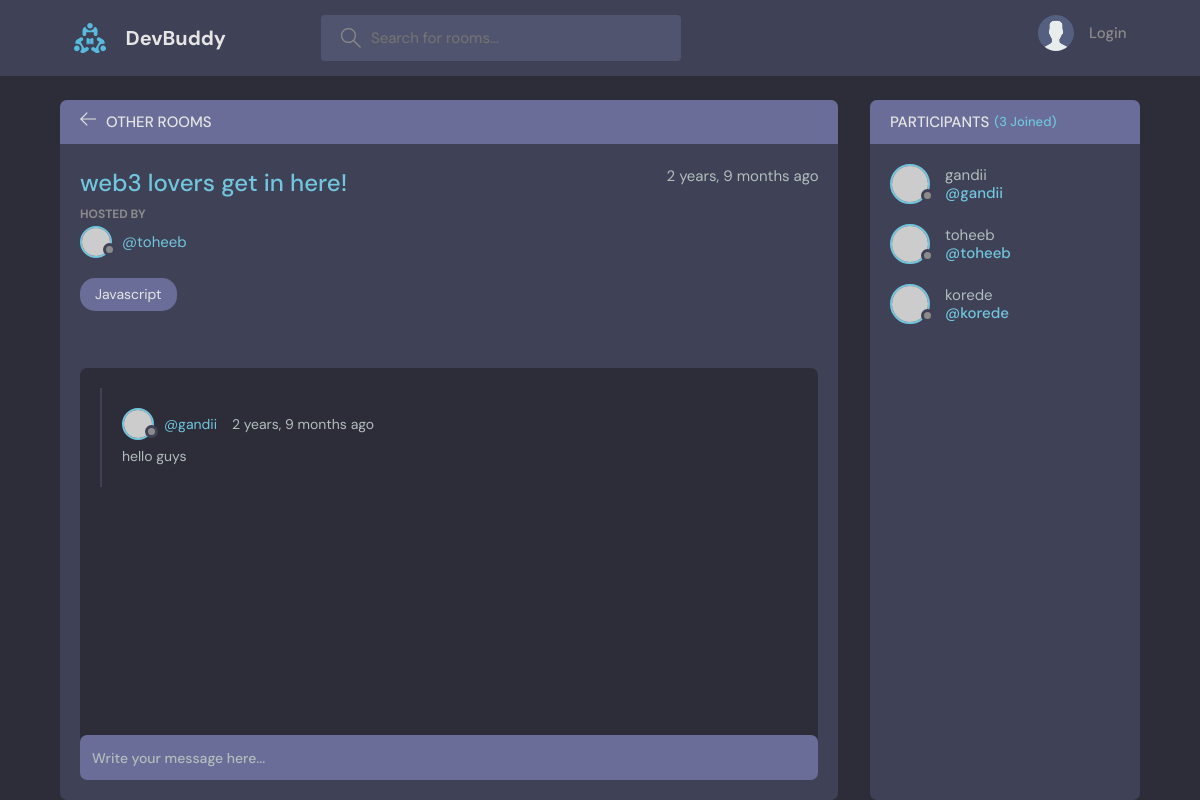
The page /room/1/ on the database its author committed.
### base/models.py (models this page shows, shortened)
class Room(models.Model):
    host = models.ForeignKey(User, on_delete=models.SET_NULL, null=True)  # hosts to open the room(first user)
    topic = models.ForeignKey(Topic, on_delete=models.SET_NULL, null=True)  #whenever a topic is deleted the room remains and the database remains empty
    name = models.CharField(max_length=200)
    description = models.TextField(null=True, blank=True)   #null=true,allows submision of empty
    participants = models.ManyToManyField(User, related_name='participants', blank=True)
    updated = models.DateTimeField(auto_now=True)   #date&time of when a new topic of a room is updated
    created = models.DateTimeField(auto_now_add=True) #date&time of when a room is creted
    class Meta:
        ordering = ['-updated','-created']   # (-) this sorts the posts from newest to oldest

class Topic(models.Model):
    name = models.CharField(max_length=200)
    def __str__(self):
        return self.name

class Message(models.Model):
    user = models.ForeignKey(User, on_delete=models.CASCADE)   #The allows multiple message from a single user
    room = models.ForeignKey(Room, on_delete= models.CASCADE)  #this "ondelete"ensures that whenever the room is deleted all the comments are deleted
    body = models.TextField()
    updated = models.DateTimeField(auto_now=True)
    created = models.DateTimeField(auto_now_add=True)
    class Meta:
        ordering = ['-updated','-created']

### base/views.py (the view, shortened to what this page needs)
# urls.py: path('room/<str:pk>/', views.room, name = 'room'),  #/<str:pk>/ this is a dynamic routing,pk is a primary key
def room(request,pk):
    room = Room.objects.get(id=pk)
    room_messages = room.message_set.all().order_by('-created')
    participants = room.participants.all()
    context = {'room':room, 'room_messages':room_messages, 'participants':participants}
    return render(request, 'base/room.html', context)

### base/templates/base/room.html (shortened to what this page needs)
{% extends 'main.html' %}
{% block content %}
    <main class="profile-page layout layout--2">
      <div class="container">
        <div class="room">
          <div class="room__top">
            <div class="room__topLeft">
              <a href="{% url 'Home' %}">
                <svg version="1.1" xmlns="http://www.w3.org/2000/svg" width="32" height="32" viewBox="0 0 32 32">
                  <title>arrow-left</title>
                  <path
                    d="M13.723 2.286l-13.723 13.714 13.719 13.714 1.616-1.611-10.96-10.96h27.625v-2.286h-27.625l10.965-10.965-1.616-1.607z"
                  ></path>
                </svg>
              </a>
              <h3>Other Rooms </h3>
            </div>
          </div>
          <div class="room__box scroll">
            <div class="room__header scroll">
              <div class="room__info">
                <h3>{{room.name}}</h3>
                <span>{{room.created|timesince}} ago </span>
              </div>
              <div class="room__hosted">
                <p>Hosted By</p>
                <a href="{% url 'user-profile' room.host.id %}" class="room__author">
                  <div class="avatar avatar--small">
                    <img src="https://randomuser.me/api/portraits/men/37.jpg" />
                  </div>
                  <span>@{{room.host.username}}</span>
                </a>
              </div>
              <span class="room__topics">{{room.topic}}</span>
            </div>
            <div class="room__conversation">
              <div class="threads scroll">
                {%for message in room_messages %}
                <div class="thread">
                  <div class="thread__top">
                    <div class="thread__author">
                      <a href="{% url 'user-profile' message.user.id %}" class="thread__authorInfo">
                        <div class="avatar avatar--small">
                          <img src="https://randomuser.me/api/portraits/men/37.jpg" />
                        </div>
                        <span>@{{message.user.username}}</span>
                      </a>
                      <span class="thread__date">{{message.created|timesince}} ago</span>
                    </div>
                  </div>
                  <div class="thread__details">
                    {{message.body}}
                  </div>
                </div>
                {% endfor %}
              </div>
            </div>
          </div>
          <div class="room__message">
            <form action="" method="POST">
              <input name="body" placeholder="Write your message here..." />
            </form>
          </div>
        </div>
        <div class="participants">
          <h3 class="participants__top">Participants <span>({{participants.count}} Joined)</span></h3>
          <div class="participants__list scroll">
            {% for user in participants %}
            <a href="{% url 'user-profile' user.id %}" class="participant">
              <div class="avatar avatar--medium">
                <img src="https://randomuser.me/api/portraits/men/37.jpg" />
              </div>
              <p>
                {{user.username}}
                <span>@{{user.username}}</span>
              </p>
            </a>
            {% endfor %}
          </div>
        </div>
      </div>
    </main>
{% endblock %}

### rows shown on the page
Room: name "web3 lovers get in here!", created "2 years, 9 months", host.username "toheeb", topic "Javascript"
Message: user.username "gandii", created "2 years, 9 months", body "hello guys"

### other values the page prints
{{ participants.count }} "3"
{{ user.username }} "gandii"
{{ user.username }} "toheeb"
{{ user.username }} "korede"
